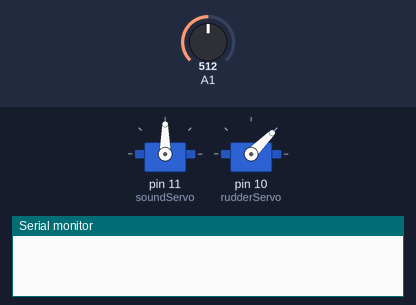
Bench run of a sketch on a simulated Arduino Uno, built with avr-gcc and run on an emulated ATmega328P. Parts: 2 × servo, the last lines printed to the serial monitor. Inputs (shaded band) come from the test bench; at power-on: A1 = 512.

Above: at 0.1 s.
At 11.7 s:
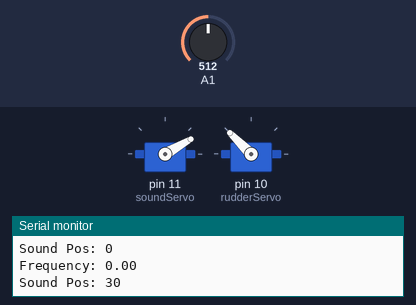
At 24.3 s:
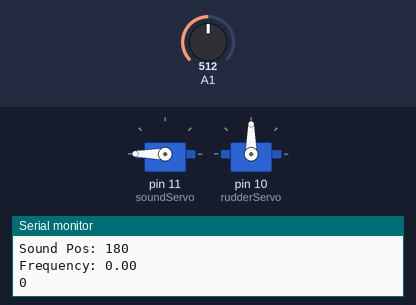
At 36.9 s:
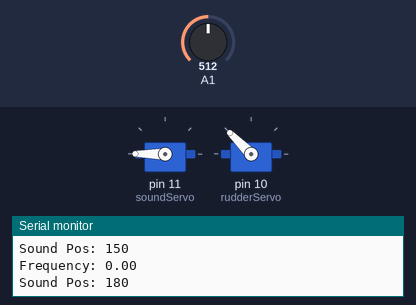
Timing chart, 0 to 38.4 s (numbered marks = the images above):
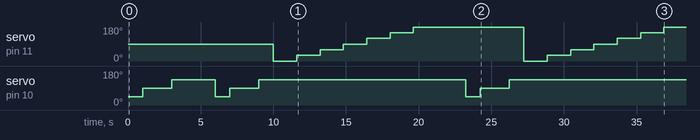

Measured:
- by itself, servo on pin 11 (soundServo): 90° → 0° at 10.0 s, → 30° 1.6 s later, → 60° 1.6 s later, → 90° 1.6 s later, … (14 changes in this stretch)
- by itself, servo on pin 10 (rudderServo): 45° → 90° at 1.0 s, → 135° 2.0 s later, → 45° 3.0 s later, → 90° 1.0 s later, … (8 changes in this stretch)

The sketch:

FinalScript.ino
```cpp
// Headers
#include "arduinoFFT.h"
#include <Servo.h>


Servo soundServo;
Servo rudderServo;
int soundSensor = A1;

// Variable Definitions
// 1. SOUND SENSOR
#define SAMPLES 128       //Must be a power of 2
#define SAMPLING_FREQUENCY 3700 //Hz, must be less than 10000 due to ADC
#define RANGE 100
int REQ_FREQUENCY = 1760;
/*int MAX_FREQ = 1830;
int MIN_FREQ = 1730;*/
int MAX_FREQ = 1530;
int MIN_FREQ = 1030;

arduinoFFT FFT = arduinoFFT();

unsigned int sampling_period_us;
unsigned long microseconds;

double vReal[SAMPLES];
double vImag[SAMPLES];


int turnTime = 3000;  // 3 Seconds to turn


// 4. SERVO MOTOR
// a. Rudder
int rudderPos = 90;
int rudPosinc;          // Increment of Rudder Positioning

// b. Sound Sensor
int soundPos = 90;
int soundPosinc = 30;   // Increment of Sound Sensor Positioning Servo
int detectedPos;
int n = 1;              // Scenario Case (1. Patrol Code; 2. Searching)

// State Definitions

bool S0 = 1;
bool S1 = 0;
bool S2 = 0;
bool S3 = 0;
bool S4 = 0;

void setup() {

  soundServo.attach(11);
  rudderServo.attach(10);
  Serial.begin(115200);
  sampling_period_us = round(1000000*(1.0/SAMPLING_FREQUENCY));

}

int freq_detect(int pin){
  sampling_period_us = round(1000000*(1.0/SAMPLING_FREQUENCY));
  for(int i=0; i<SAMPLES; i++)
      {
          microseconds = micros();

          vReal[i] = analogRead(pin);
          vImag[i] = 0;

          while(micros() < (microseconds + sampling_period_us)){
          }
      }

  FFT.Windowing(vReal, SAMPLES, FFT_WIN_TYP_HAMMING, FFT_FORWARD);
  FFT.Compute(vReal, vImag, SAMPLES, FFT_FORWARD);
  FFT.ComplexToMagnitude(vReal, vImag, SAMPLES);
  double peak = FFT.MajorPeak(vReal, SAMPLES, SAMPLING_FREQUENCY);
  //Serial.println(peak);
  delay(1000);
  return (peak);
}

int soundServoMechanism(int servoPos){
  if (servoPos == 0){
    for (soundPos = 0; soundPos <= 180; soundPos += soundPosinc) {
      Serial.print("Sound Pos: ");
      Serial.println(soundPos);
      soundServo.write(soundPos);
      delay(300);
      float sound = freq_detect(soundSensor);\
      Serial.print("Frequency: ");
      Serial.println(sound);
      if (((sound >= MIN_FREQ) and (sound <= MAX_FREQ))){
        detectedPos = soundPos;
        Serial.print("Detected Pos: ");
        Serial.println(detectedPos);
        n = 2;
        break;
      }

  }
  }
  else if (servoPos == 180){
     for (soundPos = 180; soundPos >= 0; soundPos -= soundPosinc) {
      Serial.print("Sound Pos: ");
      Serial.println(soundPos);
      soundServo.write(soundPos);
      delay(300);
      float sound = freq_detect(soundSensor);\
      Serial.print("Frequency: ");
      Serial.println(sound);

     if (((sound >= MIN_FREQ) and (sound <= MAX_FREQ))){
        n = 2;
        detectedPos = soundPos;
        break;

  }
  }
  Serial.print("Detected Pos: ");
  Serial.println(detectedPos);
  int count  = 0;
  double sum = 0;     // sum of Sensor Readings
  double avg = 0;
  float time;
}
}

int patrolCode(){
  rudderServo.write(45);
  delay(1000);
  rudderServo.write(90);
  delay(2000);
  rudderServo.write(135);
  delay(1000);

}

void loop() {
  if (n == 1){
    patrolCode();
  }
  soundServoMechanism(soundPos);
  if (n == 2){

  }
  //Serial.print("Angle: ");
  Serial.println(detectedPos);
  if ((detectedPos > 20) and (detectedPos <= 160)){
    rudderServo.write(180 - detectedPos);
    delay(2000);
    /*int startTime = millis();
    while ((millis() - startTime) <= turnTime){

      Serial.print("Rudder Pos: ");
      Serial.println(detectedPos);
    }*/
  rudderServo.write(90);
  }
  soundPos = 0;
  delay(2000);

  }
```
